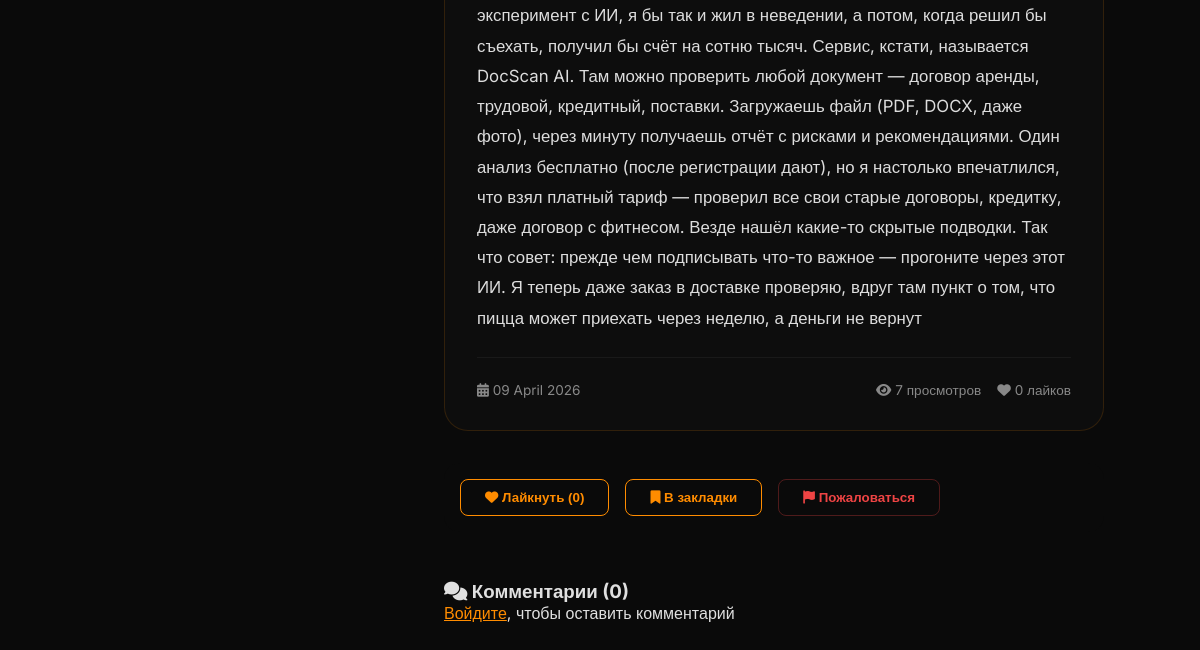
The app's page /article/привет,-история,-которая-произошла-со-мной-на-днях-db159f (lower part), older data.
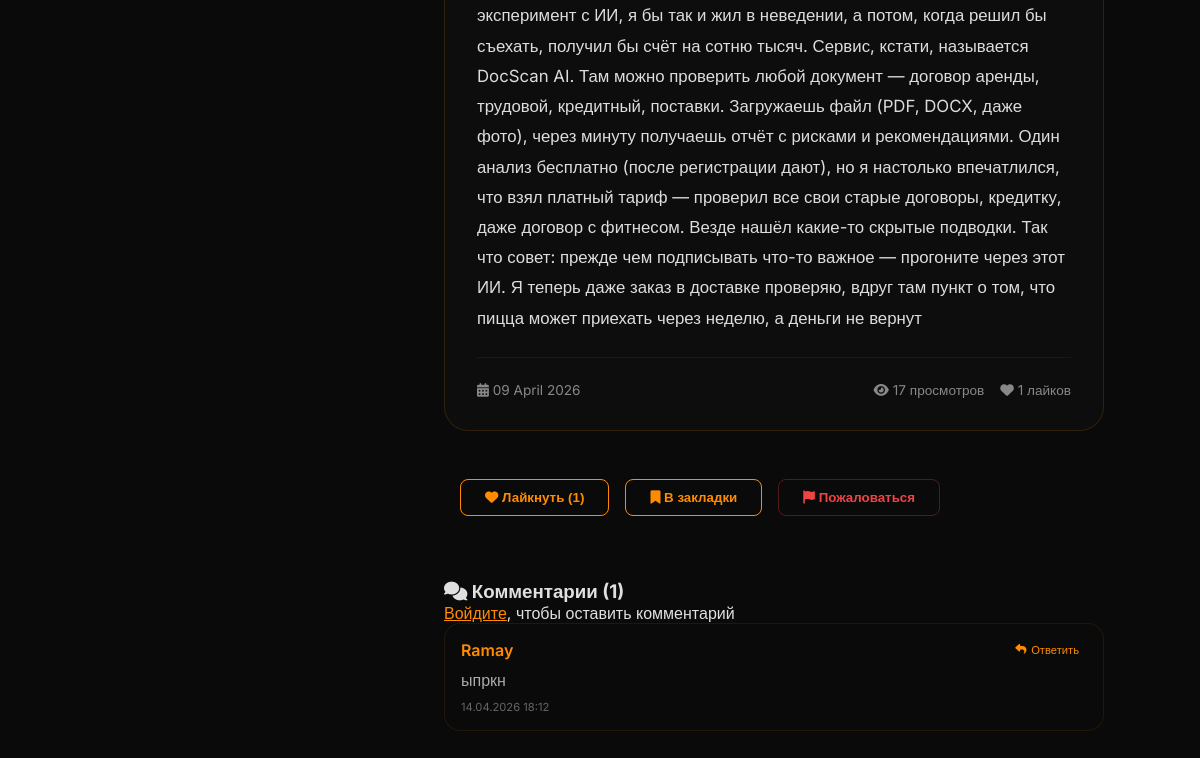
The same page, newer data.
### database.py (models this page shows)
class Article(Base):
    __tablename__ = 'articles'
    id = Column(Integer, primary_key=True)
    title = Column(String, index=True)
    slug = Column(String, unique=True, index=True)
    description = Column(String, default='')
    content = Column(Text)
    user_id = Column(Integer, ForeignKey('users.id'))
    is_published = Column(Boolean, default=False)
    views = Column(Integer, default=0)
    likes = Column(Integer, default=0)
    created_at = Column(DateTime, default=datetime.now)
    updated_at = Column(DateTime, default=datetime.now, onupdate=datetime.now)

class Comment(Base):
    __tablename__ = 'comments'
    id = Column(Integer, primary_key=True)
    article_id = Column(Integer, ForeignKey('articles.id'))
    user_id = Column(Integer, ForeignKey('users.id'))
    text = Column(Text)
    created_at = Column(DateTime, default=datetime.now)

### main.py (the view)
@app.get("/article/{slug}", response_class=HTMLResponse)
async def article_detail(request: Request, slug: str, db: Session = Depends(get_db)):
    article = db.query(Article).filter(Article.slug == slug).first()
    user = get_current_user(request, db)
    if not article or (not article.is_published and (not user or user.id != article.user_id)):
        return templates.TemplateResponse("404.html", {"request": request, "user": user}, status_code=404)
    article.views += 1
    db.commit()
    author = db.query(User).filter(User.id == article.user_id).first()
    article.author_name = author.username if author else f"Автор #{article.user_id}"
    article.author_avatar = author.avatar if author else 'default.png'
    article.content_html = article.content
    article_cat = db.query(ArticleCategory).filter(ArticleCategory.article_id == article.id).first()
    if article_cat:
        cat = db.query(Category).filter(Category.id == article_cat.category_id).first()
        article.category = cat
    comments = db.query(Comment).filter(Comment.article_id == article.id).order_by(Comment.created_at.desc()).all()
    for comment in comments:
        comment_author = db.query(User).filter(User.id == comment.user_id).first()
        comment.author_name = comment_author.username if comment_author else f"Пользователь #{comment.user_id}"
    user_liked = False
    if user:
        user_liked = db.query(Like).filter(Like.article_id == article.id, Like.user_id == user.id).first() is not None
    all_articles = db.query(Article).filter(Article.is_published == True).all()
    total_articles = len(all_articles)
    total_views = sum(a.views for a in all_articles)
    total_likes = sum(a.likes for a in all_articles)
    slider_items = db.query(SliderItem).filter(SliderItem.is_active == True).order_by(SliderItem.order).all()
    return templates.TemplateResponse("article.html", {
        "request": request,
        "article": article,
        "comments": comments,
        "user": user,
        "user_liked": user_liked,
        "total_articles": total_articles,
        "total_views": total_views,
        "total_likes": total_likes,
        "slider_items": slider_items,
        **with_seo(
            request,
            meta_title=f"{article.title} - scribli",
            meta_description=article.description or "Статья на scribli",
            canonical_path=f"/article/{article.slug}",
            og_type="article",
        ),
    })

### templates/article.html (shortened to what this page needs)
{% extends "base.html" %}
{% block content %}
<div class="article-container">
    <div class="article-content">
        {{ article.content_html|safe }}
    </div>
    <div class="article-stats-bar">
        <div class="article-stats-left">
            <span><i class="fas fa-calendar-alt"></i> {{ article.created_at.strftime('%d %B %Y') }}</span>
        </div>
        <div class="article-stats-right">
            <span><i class="fas fa-eye"></i> {{ article.views }} просмотров</span>
            <span><i class="fas fa-heart"></i> {{ article.likes }} лайков</span>
        </div>
    </div>
</div>
<div class="like-section">
    <form method="post" action="/like/{{ article.id }}" style="display: inline;">
        <button type="submit" class="btn {% if user_liked %}btn-primary{% else %}btn-outline{% endif %}">
            <i class="fas fa-heart"></i> {% if user_liked %}Убрать лайк{% else %}Лайкнуть{% endif %} ({{ article.likes }})
        </button>
    </form>
    <form method="post" action="/bookmark/{{ article.id }}" style="display: inline;">
        <button type="submit" class="btn btn-outline">
            <i class="fas fa-bookmark"></i> В закладки
        </button>
    </form>
<button class="btn btn-outline" onclick="showComplaintForm('article', {{ article.id }})" style="color: #ef4444; border-color: rgba(239, 68, 68, 0.3);">
    <i class="fas fa-flag"></i> Пожаловаться
</button>
</div>
<div class="comments-section">
    <h3><i class="fas fa-comments"></i> Комментарии ({{ comments|length }})</h3>
    {% if user %}
    <form method="post" action="/comment/{{ article.id }}" style="margin: 1rem 0;">
        <textarea name="text" id="commentText" rows="3" placeholder="Напишите комментарий... (используйте @username для упоминания или нажмите 'Ответить')" required style="width: 100%; background: #0a0a0a; border: 1px solid #333; color: #fff; padding: 0.75rem; border-radius: 12px;"></textarea>
        <button type="submit" class="btn btn-primary" style="margin-top: 0.5rem;">Отправить</button>
    </form>
    {% else %}
    <p><a href="/login" style="color: #ff8c00;">Войдите</a>, чтобы оставить комментарий</p>
    {% endif %}
    {% for comment in comments %}
    <div class="comment" id="comment-{{ comment.id }}">
        <div class="comment-header">
            <div class="comment-author">{{ comment.author_name }}</div>
            <div class="comment-actions">
                <button class="reply-btn" onclick="replyToUser('{{ comment.author_name }}')"><i class="fas fa-reply"></i> Ответить</button>
            </div>
        </div>
        <div class="comment-text">{{ comment.text }}</div>
        <div class="comment-date">{{ comment.created_at.strftime('%d.%m.%Y %H:%M') }}</div>
    </div>
    {% endfor %}
</div>
{% endblock %}

Row changes from the older to the newer data that the page shows:
changed Article: views "7" → "17"; likes "0" → "1"
added Comment: author_name "Ramay", text "ыпркн", created_at "14.04.2026 18:12"
Text that changed along with them:
{{ comments|length }}: "0" → "1"
